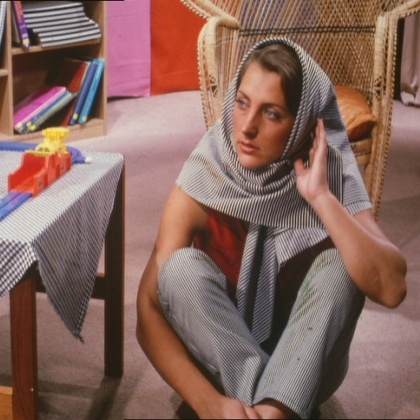
%> input picture Catalogo/barbara.jpg, 420 x 420 px, shrunk from 512 x 512 before the run
$ octave main.m   (GNU Octave 9; MATLAB toolbox functions it lacks are replaced by stand-ins)
%> lines starting %> are read from the running program, lines starting %| are printed output that depends on the picture; in (x1, y1, x2, y2) boxes, pixels count from 0 and x2, y2 are one past the last pixel; in counts of white or black regions, pixels touching at a corner belong together; the program's own positions count from 1
%> further down, A is the input picture: size 420x420x3 uint8; mean R, G, B 134.6, 102.1, 93.4
### Catalogo/rotate.m
function Y = rotate(A, angulo)
%> called with angulo = 70
  % Angulo debe estar en grados
  % A esta en formato de 8 bits

  % Constante de transformacion
  a0 = cosd(angulo); a1 = sind(angulo);
  b0 = -sind(angulo); b1 = cosd(angulo);

  % Centro
  [m, n, r] = size(A);
%> m = 420; n = 420; r = 3
  xc = round(m / 2); yc = round(n / 2);
%> after `xc = round(m / 2)`: xc = 210
%> after `yc = round(n / 2)`: yc = 210

  % Crea la matriz para guardar el resultado
  Y = zeros(m, n, r); % La crea en formato double
  Y = uint8(Y);

  for x = 1:m
    for y = 1:n
      xnew = mod(round((a0 * (x -xc)) + (a1 * (y - yc)) + xc), m);
      ynew = mod(round((b0 * (x - xc)) + (b1 * (y - yc)) + yc), n);
      xtemp = round((a0 * (x -xc)) + (a1 * (y - yc)) + xc);
      ytemp = round((b0 * (x - xc)) + (b1 * (y - yc)) + yc);

      if and(xnew == xtemp, ynew == ytemp) % Para que no tome pixeles que se salen de la imagen rotada
        Y(xnew + 1, ynew + 1, :) = A(x, y, :);
      end

    endfor
  endfor
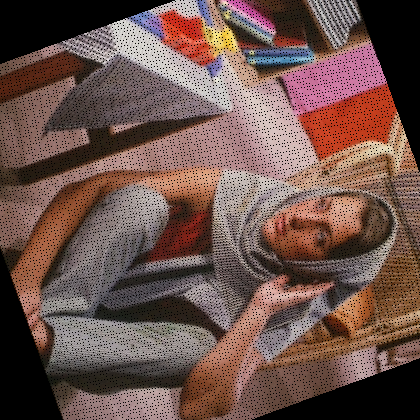
%> Y: size 420x420x3 uint8; mean R, G, B 110.3, 83.9, 77.3

endfunction

### Catalogo/clean.m
function Y = clean(A)
  [m, n, r] = size(A);

  Y = A;
  A = uint16(A);
%> A: size 420x420x3 uint16

  for x = 1:m
    for y = 1:n
      if Y(x, y, 1) == 0 && Y(x, y, 2) == 0 && Y(x, y, 2) == 0
        % Zona Superior
        if ((y >= 2 && y <= (n - 1)) && x == 1)
            Y(x, y,:) = ((A(x,y-1,:)+A(x,y+1,:)+A(x+1,y-1,:)+A(x+1,y,:)+A(x+1,y+1,:))/5);

        % Zona Inferior
        elseif ((y >= 2 && y <= (n - 1)) && x == m)
            Y(x, y,:) = ((A(x,y-1,:)+A(x,y+1,:)+A(x-1,y-1,:)+A(x-1,y,:)+A(x-1,y+1,:))/5);

        % Zona Izquierda
        elseif (x >= 2 && (x <= (m - 1)) && y == 1)
            Y(x, y,:) = ((A(x-1,y,:)+A(x-1,y+1,:)+A(x,y+1,:)+A(x+1,y,:)+A(x+1,y+1,:))/5);

        % Zona derecha
        elseif (x >= 2 && (x <= (m - 1)) && y == n)
            Y(x, y,:) = ((A(x-1,y-1,:)+A(x-1,y,:)+A(x,y-1,:)+A(x+1,y-1,:)+A(x+1,y,:))/5);

        % Esquina superior izquierda
        elseif (x == 1 && y == 1)
            Y(x, y,:) = ((A(x,y+1,:)+A(x+1,y,:)+A(x+1,y+1,:))/3);

        % Esquina superior derecha
        elseif (x == 1 && y == n)
            Y(x, y,:) = ((A(x,y-1,:)+A(x+1,y-1,:)+A(x+1,y,:))/3);

        % Esquina inferior izquierda
        elseif (x == m && y == 1)
            Y(x, y,:) = ((A(x-1,y,:)+A(x-1,y+1,:)+A(x,y+1,:))/3);

        % Esquina inferior derecha
        elseif (x == m && y == n)
            Y(x, y,:) = ((A(x-1,y-1,:)+A(x-1,y,:)+A(x,y-1,:))/3);

        else
            Y(x,y,:) = ((A(x-1, y-1,:) + A(x-1, y,:) + A(x-1, y+1,:) + A(x, y-1,:) + A(x, y+1,:)
                    + A(x+1, y-1,:) + A(x+1, y,:) + A(x+1, y+1,:)) / 8);
        end
      endif
    endfor
  endfor
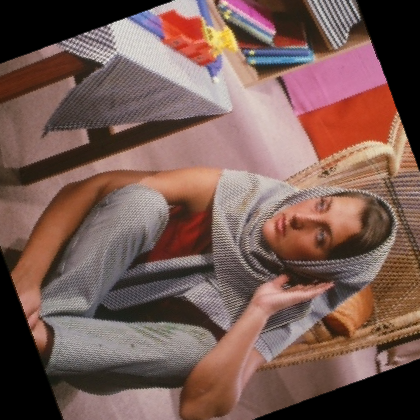
%> Y: size 420x420x3 uint8; 7.46% of pixels changed, all inside (x1, y1, x2, y2) = (0, 0, 420, 420)

  Y = uint8(Y);

endfunction

### Catalogo/resizeRot.m
function Y = resizeRot(A)

  [m, n, r] = size(A);
  diagonal = round(sqrt(power(m, 2) + power(n, 2)));
%> diagonal = 594

  Y = zeros(diagonal, diagonal, r);
  Y = uint8(Y);

  gapX = round((diagonal - m) / 2);
%> gapX = 87
  gapY = round((diagonal - n) / 2);
%> gapY = 87

  for x = 1:diagonal
    for y = 1:diagonal
      if ((x > gapX) && (x < (m + gapX))) && ((y > gapY) && (y < (n + gapY)))
        Y(x, y, :) = A(x - gapX, y - gapY, :);
      end
    endfor
  endfor
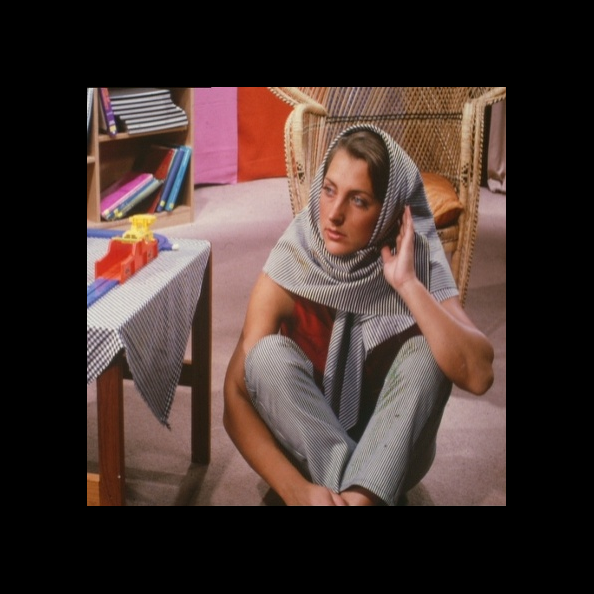
%> Y: size 594x594x3 uint8; mean R, G, B 67.1, 50.9, 46.6

endfunction

### Catalogo/rotateClean.m
function Y = rotateClean(A, angle)
  Y = rotate(A, angle);
  Y = clean(Y);
endfunction

### Catalogo/rotateClean2.m
function Y = rotateClean2(A, angle)

  Y = resizeRot(A);
  Y = rotate(Y, angle);
%> call 2 of rotate, with angulo = 70
%> after the loop in rotate (call 2), `for x = 1:m`:
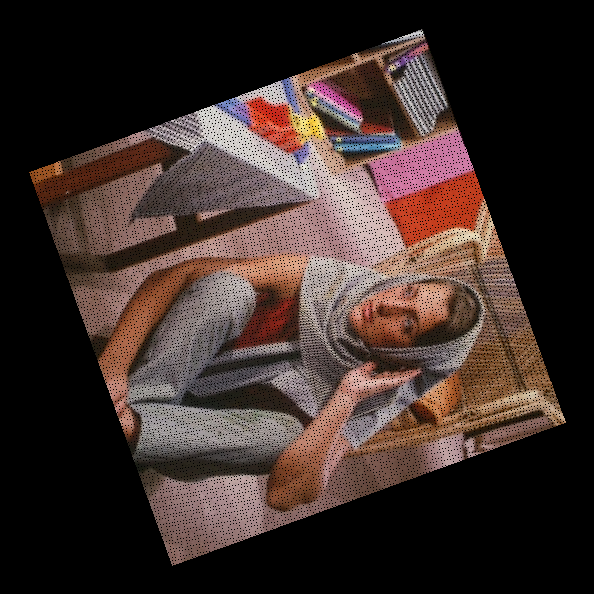
%> Y: size 594x594x3 uint8; mean R, G, B 61.7, 46.9, 42.9
  Y = clean(Y);
%> after the loop in clean (call 2), `for x = 1:m`:
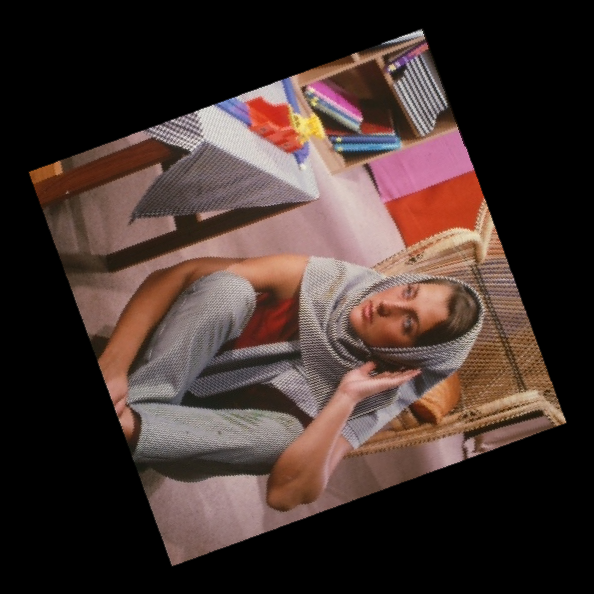
%> Y: size 594x594x3 uint8; 4.54% of pixels changed, all inside (x1, y1, x2, y2) = (28, 28, 567, 567)

endfunction

### Catalogo/main.m
clc; clear;

A = imread('barbara.jpg');

B = rotateClean(A, 70);
C = rotateClean2(A, 70);

subplot(1, 2, 1);
imshow(A);
subplot(1, 2, 2);
imshow(B);
subplot(1, 3, 3);
imshow(C);
